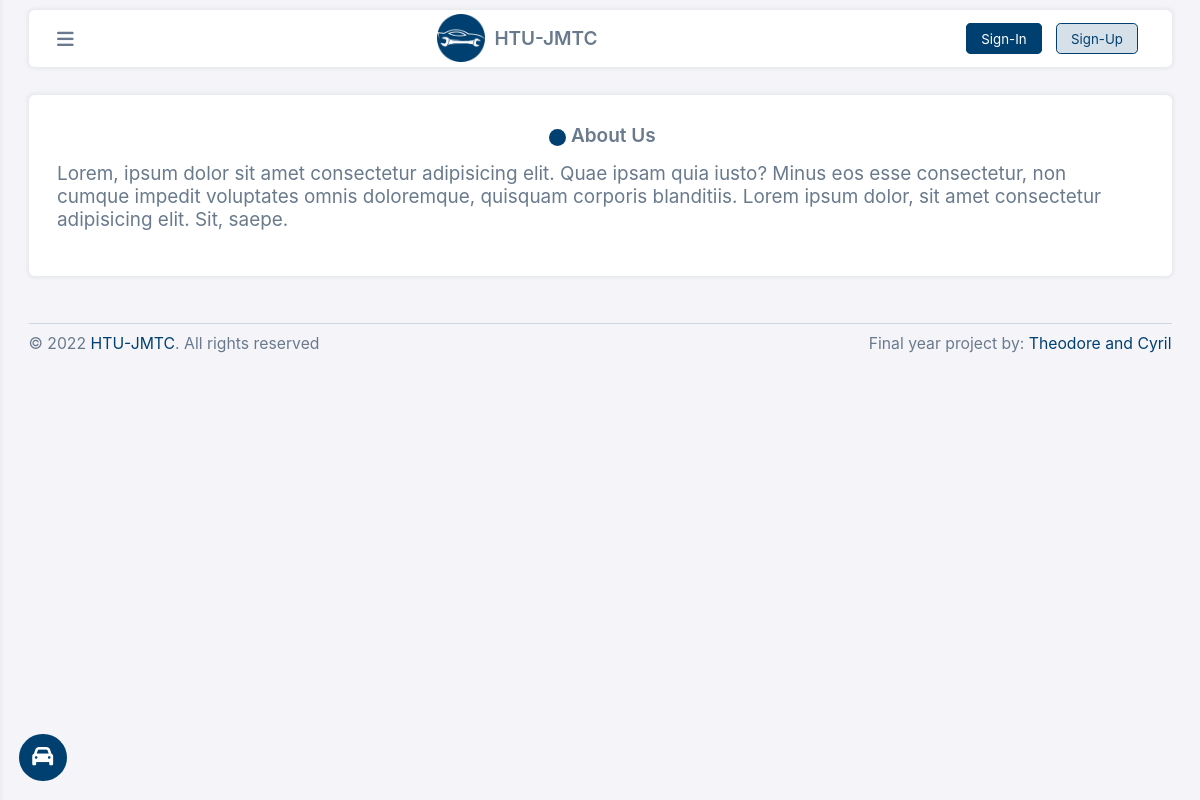
The page /aboutUs.php on the database its author committed.
### tables this page shows
CREATE TABLE IF NOT EXISTS `garage` (
  `ID` int(11) NOT NULL AUTO_INCREMENT,
  `Logo` mediumtext NOT NULL,
  `AddressID` int(11) NOT NULL,
  `AboutUs` mediumtext NOT NULL,
  `ShortName` varchar(50) NOT NULL,
  `LongName` varchar(100) NOT NULL,
  `Phone` varchar(25) NOT NULL,
  `Email` varchar(75) NOT NULL,
  `Box` varchar(25) NOT NULL,
  `DateCreated` timestamp NOT NULL DEFAULT CURRENT_TIMESTAMP,
  `LastModified` timestamp NOT NULL DEFAULT CURRENT_TIMESTAMP,
  PRIMARY KEY (`ID`)
);

### includes/session.php (called while the page is built, shortened)
<?php
	include 'includes/dbconn.php';
	try {
		$conn = $pdo->open();
		$stmtSystem = $conn->prepare("SELECT *, `g`.`ID` AS `GarageID`, COUNT(*) AS `numrows` FROM `garage` `g`
		JOIN `addresses` `a` ON `g`.`AddressID` = `a`.`ID`
		JOIN `countries` `c` ON `c`.`ID` = `a`.`CountryID`
		JOIN `regions` `r` ON `r`.`ID` = `a`.`RegionID`
		JOIN `cities` `ci` ON `ci`.`ID` = `a`.`CityID`");
		$stmtSystem->execute();
		$rowSystem = $stmtSystem->fetch();
	} catch (PDOException $th) {
		echo $th->getMessage();
	}
?>

### aboutUs.php (the view, shortened to what this page needs)
<?php include 'includes/head.php' ?>
<div class="layout-wrapper">
    <main>
        <div class="main-wrapper">
            <?php include 'includes/nav.php' ?>
            <div class="box main">
                <span class="box-header no-margin center">
                    <span class="box-header-dot"></span> About Us
                </span>
                <div>
                <?php
                $conn = $pdo->open();
                try{
                    $aboutStmt = $conn->prepare("SELECT * FROM `garage` ");
                    $aboutStmt->execute();
                    $aboutRow = $aboutStmt->fetch();
                    echo $aboutRow['AboutUs'];
                }
                    catch(PDOException $e){
                    echo "There is some problem in connection: " . $e->getMessage();
                }
                ?>
                </div>
            </div>
            <?php include 'includes/footer.php' ?>
        </div>
    </main>
</div>
<?php include 'includes/foot.php' ?>

### includes/nav.php (shortened to what this page needs)
<nav class="box">
    <i class="fa fa-bars aside-show"></i>
    <a href="index.php">
        <span class="logo">
            <img src="images/system/<?php echo $rowSystem['Logo'] ?>" alt="">
            <span><?php echo $rowSystem['ShortName'] ?></span>
        </span>
    </a>
    <?php
        if(isset($_SESSION['customer']) && !empty($_SESSION['customer'])){
            try{
            $conn = $pdo->open();
            $null = '';
            $stmt = $conn->prepare("SELECT * FROM `users` `u` JOIN `customers` `c` ON `u`.`ID` = `c`.`CustomerUserID` WHERE `u`.`ID` = :user ");
			$stmt->execute(['user' => $_SESSION['customer']]);
			$current_user = $stmt->fetch();
            $current_user_name = $current_user["Username"];
            $current_user_image = (!empty($current_user["Photo"])? $current_user["Photo"] : 'no-profile.jpg');
            echo '
            <span class="user user-in">
                <span class="user-name">
                    <div>Hi, '.$current_user_name.'</div>
                </span>
                <span class="user-img">
                    <img src="images/profiles/'.$current_user_image.'"  alt="">
                </span>
            </span>';
             }catch(PDOException $e){
               echo "There is some problem in connection: " . $e->getMessage();
            }
            $pdo->close();
        }else{
    ?>
        <span class="user-out">
            <span class="sign-buttons">
                <a href="signin.php" class="btn btn-theme">Sign-In</a>
                <a href="signup.php" class="btn btn-theme-outline">Sign-Up</a>
            </span>
        </span>
    <?php
        }
    ?>
</nav>

### assets/css/styler.css (style rules this page uses)
* { box-sizing: border-box; font-family: "Public Sans", -apple-system, BlinkMacSystemFont, "Segoe UI", "Oxygen", "Ubuntu", "Cantarell", "Fira Sans", "Droid Sans", "Helvetica Neue", sans-serif; }
* a { text-decoration: none; color: inherit; }
html { font-size: 10px; }
body { margin: 0; padding: 0; font-size: 16px; max-width: 100%; width: 100%; height: 100%; color: #697a8d; background: #f5f5f9; }
.center { justify-content: center; text-align: center; align-items: center; align-content: center; }
.no-margin { margin: 0 !important; }
.box { box-shadow: 0 0 0.375rem 0.25rem #a1acb826; margin: 1.5rem; padding: 3rem; border: none; border-radius: .6rem; background: #fff; transition: all .25s ease; }
.box-header { height: max-content; font-size: 2rem; margin: 0 0 3rem 0; font-weight: 600; display: flex; align-items: center; }
.box-header-dot { background: #004070; border-radius: 50%; display: inline-block; width: 1.8rem; height: 1.8rem; margin: 0 .5rem -.5rem; }
.btn { font-size: 1.4rem; height: auto; width: auto; border: none; outline: none; color: #ffffff; margin: .5rem; border-radius: .5rem; padding: .7rem 1.5rem; cursor: pointer; min-width: 3rem; }
.btn-theme-outline { border: .1rem solid #004070; background: #00407029; color: #004070; }
.btn-theme { border: .1rem solid #004070; background: #004070; }

### assets/css/style.css (style rules this page uses)
.layout-wrapper { height: 100%; width: 100%; display: flex; flex-wrap: nowrap; position: absolute; top: 0; left: 0; }
.main { margin: 0; grid-column: span 6; }
main { position: relative; right: 0; bottom: 0; top: 0; width: calc(100% - 24rem); overflow-y: auto; overflow-x: hidden; padding: 1rem 3rem; }
.main-wrapper { width: 100%; display: grid; grid-template-columns: repeat(6, 1fr); grid-template-rows: 6rem; grid-auto-rows: minmax(15rem, auto) ; grid-gap:3rem; }
nav { width: 100%; margin: 0 !important; grid-column: 1 / 7; display: flex; align-items: center; justify-content: space-between; padding: 0 3rem !important; position: relative; }
.logo { width: auto; height: 5rem; display: flex; align-items: center; justify-content: center; }
.logo img { width: 5rem; height: 5rem; }
.logo span { height: 5rem; margin: 0 0 0 1rem; display: flex; justify-content: center; align-items: center; font-weight: 600; font-size: 2rem; }
.sign-buttons { display: block; }
.aside-show { font-size: 2rem; display: none; cursor: pointer; }

### assets/css/responsive.css (style rules this page uses)
@media only screen and (max-width: 1200px) { html { font-size: 9.5px; } }
@media only screen and (max-width: 1200px) { body { font-size: 15.75px; } }
@media only screen and (max-width: 1200px) { main { width: 100%; } }
@media only screen and (max-width: 1200px) { .aside-hide, .aside-show { display: block; } }

### rows shown on the page
garage: Logo (picture), ShortName "HTU-JMTC", AboutUs "Lorem, ipsum dolor sit amet consectetur adipisicing elit. Quae ipsam quia iusto? Minus eos esse consectetur, non cumque impedit voluptates omnis doloremque, quisquam corporis blanditiis. Lorem ipsum dolor, sit amet consectetur adipisicing elit. Sit, saepe."
